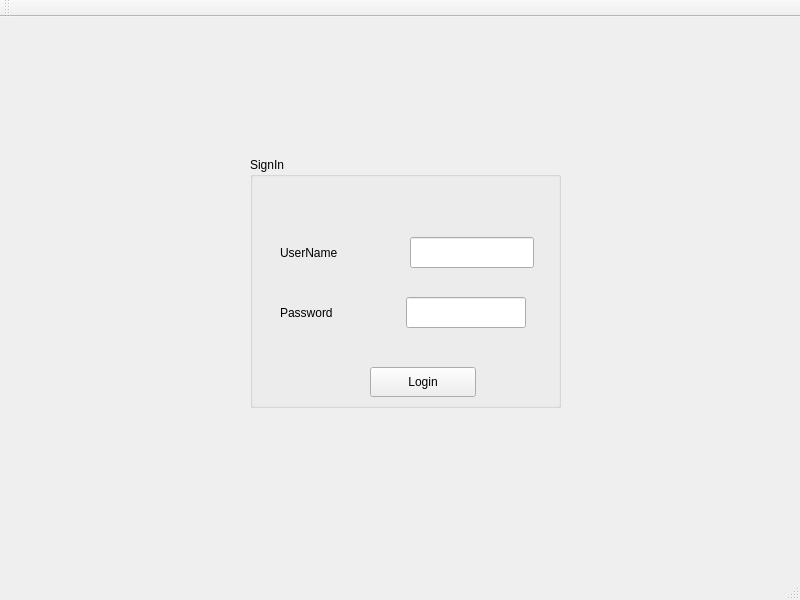
<?xml version="1.0" encoding="UTF-8"?>
<ui version="4.0">
 <class>MainWindow</class>
 <widget class="QMainWindow" name="MainWindow">
  <property name="geometry">
   <rect>
    <x>0</x>
    <y>0</y>
    <width>800</width>
    <height>600</height>
   </rect>
  </property>
  <property name="windowTitle">
   <string>MainWindow</string>
  </property>
  <widget class="QWidget" name="centralwidget">
   <widget class="QGroupBox" name="groupBox">
    <property name="geometry">
     <rect>
      <x>250</x>
      <y>140</y>
      <width>311</width>
      <height>251</height>
     </rect>
    </property>
    <property name="title">
     <string>SignIn</string>
    </property>
    <widget class="QPushButton" name="pushButton">
     <property name="geometry">
      <rect>
       <x>120</x>
       <y>210</y>
       <width>106</width>
       <height>30</height>
      </rect>
     </property>
     <property name="text">
      <string>Login</string>
     </property>
    </widget>
    <widget class="QWidget" name="">
     <property name="geometry">
      <rect>
       <x>30</x>
       <y>80</y>
       <width>254</width>
       <height>31</height>
      </rect>
     </property>
     <layout class="QHBoxLayout" name="horizontalLayout">
      <item>
       <widget class="QLabel" name="label">
        <property name="text">
         <string>UserName</string>
        </property>
       </widget>
      </item>
      <item>
       <widget class="QLineEdit" name="lineEdit_2">
        <property name="sizePolicy">
         <sizepolicy hsizetype="Preferred" vsizetype="Preferred">
          <horstretch>0</horstretch>
          <verstretch>0</verstretch>
         </sizepolicy>
        </property>
       </widget>
      </item>
     </layout>
    </widget>
    <widget class="QWidget" name="">
     <property name="geometry">
      <rect>
       <x>30</x>
       <y>140</y>
       <width>246</width>
       <height>31</height>
      </rect>
     </property>
     <layout class="QHBoxLayout" name="horizontalLayout_2">
      <item>
       <widget class="QLabel" name="label_2">
        <property name="text">
         <string>Password  </string>
        </property>
       </widget>
      </item>
      <item>
       <widget class="QLineEdit" name="lineEdit">
        <property name="sizePolicy">
         <sizepolicy hsizetype="Preferred" vsizetype="Preferred">
          <horstretch>0</horstretch>
          <verstretch>0</verstretch>
         </sizepolicy>
        </property>
        <property name="echoMode">
         <enum>QLineEdit::Password</enum>
        </property>
       </widget>
      </item>
     </layout>
    </widget>
   </widget>
  </widget>
  <widget class="QMenuBar" name="menubar">
   <property name="geometry">
    <rect>
     <x>0</x>
     <y>0</y>
     <width>800</width>
     <height>26</height>
    </rect>
   </property>
  </widget>
  <widget class="QStatusBar" name="statusbar"/>
  <widget class="QToolBar" name="toolBar">
   <property name="windowTitle">
    <string>toolBar</string>
   </property>
   <attribute name="toolBarArea">
    <enum>TopToolBarArea</enum>
   </attribute>
   <attribute name="toolBarBreak">
    <bool>false</bool>
   </attribute>
  </widget>
 </widget>
 <resources/>
 <connections/>
</ui>
